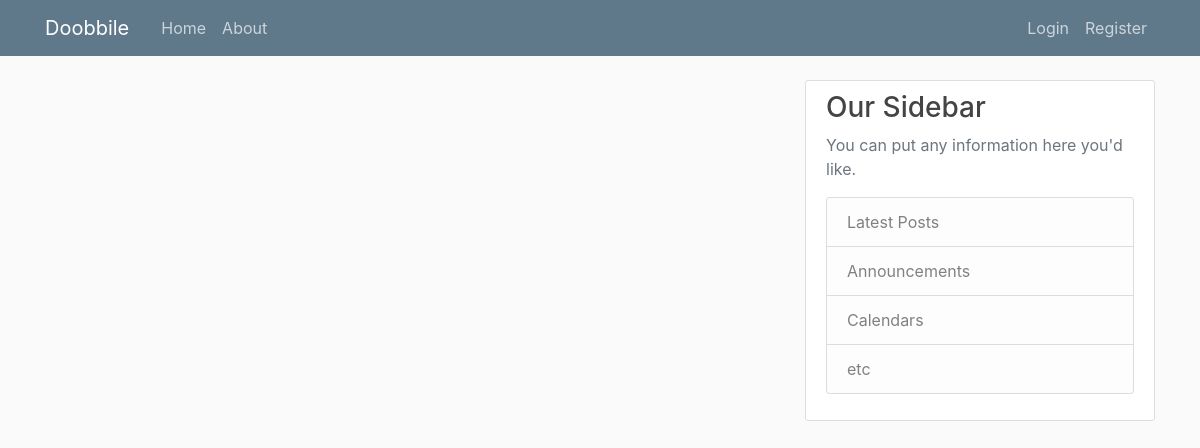
The app's page /home, older data.
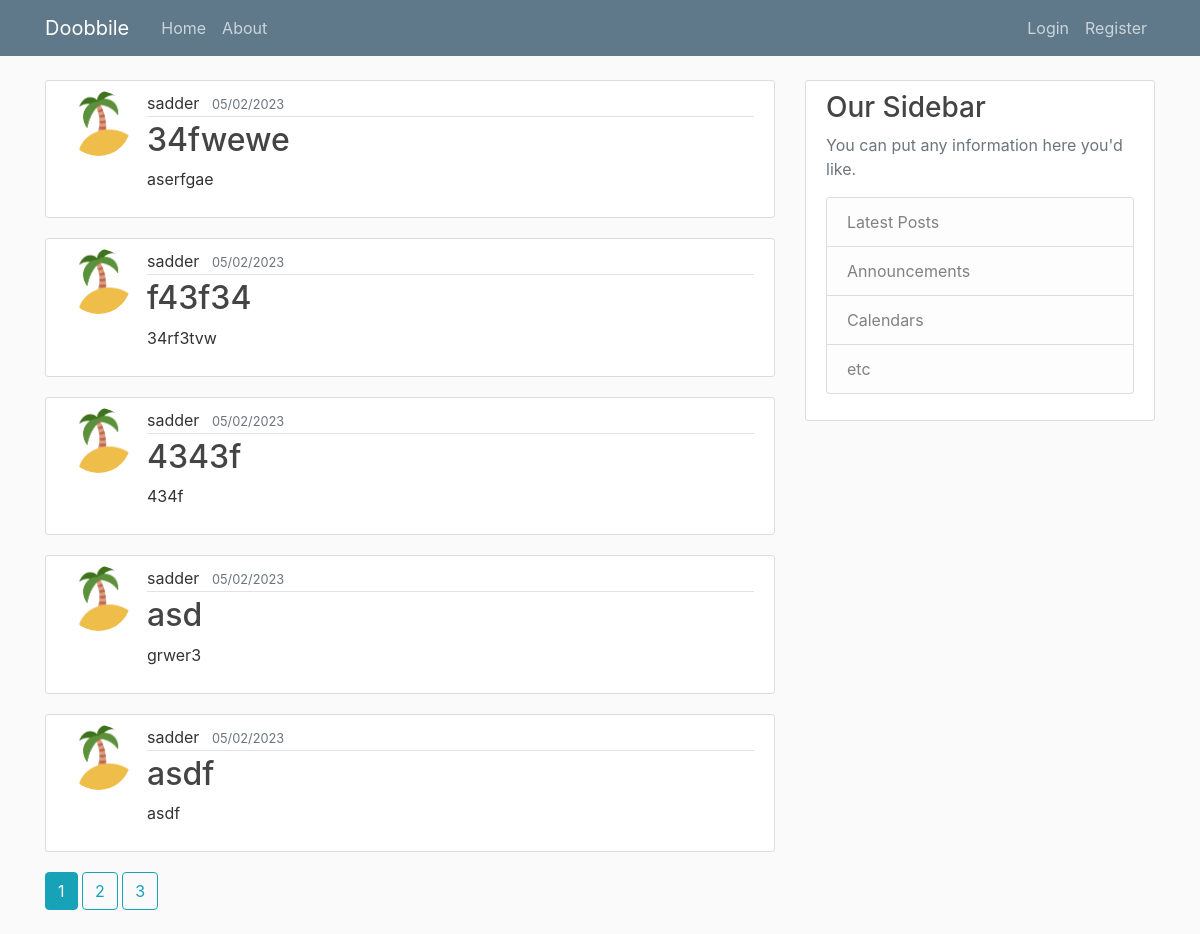
The same page, newer data.
### doobbile_app/models.py (models this page shows, shortened)
class Post(db.Model):
    id = db.Column(db.Integer, primary_key=True)
    title = db.Column(db.String(100), nullable=False)
    date_posted = db.Column(db.DateTime, nullable=False,
                            default=datetime.utcnow)
    content = db.Column(db.Text, nullable=False)
    user_id = db.Column(db.Integer, db.ForeignKey("user.id"), nullable=False)

class User(db.Model, UserMixin):
    id = db.Column(db.Integer, primary_key=True)
    username = db.Column(db.String(20), unique=True, nullable=False)
    email = db.Column(db.String(120), unique=True, nullable=False)
    image_file = db.Column(db.String(20), nullable=False,
                           default='default.svg')
    password = db.Column(db.String(60), nullable=False)
    posts = db.relationship('Post', backref='author', lazy=True)

### doobbile_app/main/routes.py (the view)
@main.route("/")
@main.route("/home")
def home():
    page = request.args.get('page', 1, type=int)
    posts = Post.query.order_by(
        Post.date_posted.desc()).paginate(page=page, per_page=5)
    return render_template("home.html", posts=posts)

### doobbile_app/templates/home.html
{% extends "layout.html" %}
{% block content %}
    {% for post in posts.items %}
    <div class="media content-section">
      <img class="rounded-circle post-img" src="{{ url_for('static', filename ='profile_pics/' + post.author.image_file) }}">
        <div class="media-body">
          <div class="post-metadata">
            <a class="mr-2" href="{{url_for('users.user_posts', username=post.author.username)}}">{{ post.author.username }}</a>
            <small class="text-muted">{{ post.date_posted.strftime("%m/%d/%Y") }}</small>
          </div>
          <h2><a class="post-title" href="{{ url_for('posts.doobbile', post_id=post.id) }}">{{ post.title }}</a></h2>
          <p class="post-content">{{ post.content }}</p>
        </div>
    </div>
    {% endfor %}
    {% for page_num in posts.iter_pages(left_edge=1, right_edge=1, left_current=1, right_current=2) %}
      {% if page_num %}
        {% if posts.page == page_num %}
        <a class="btn btn-info mb-4" href="{{ url_for('main.home', page=page_num) }}">{{ page_num }}</a>
      {% else %}
      <a class="btn btn-outline-info mb-4" href="{{ url_for('main.home', page=page_num) }}">{{ page_num }}</a>
      {% endif %}
      {% else %}
      ...
      {% endif %}
    {% endfor%}
{% endblock content %}

### doobbile_app/templates/layout.html (shortened to what this page needs)
<html>
<head>
    <link rel="stylesheet" href="https://maxcdn.bootstrapcdn.com/bootstrap/4.0.0/css/bootstrap.min.css">
    <link rel="stylesheet" type="text/css" href="{{ url_for('static', filename='main.css') }}">
</head>
<body>
    <header class="site-header">
      <nav class="navbar navbar-expand-md navbar-dark bg-steel fixed-top">
        <div class="container">
          <a class="navbar-brand mr-4" href="/">Doobbile</a>
          <div class="collapse navbar-collapse" id="navbarToggle">
            <div class="navbar-nav mr-auto">
              <a class="nav-item nav-link" href="{{ url_for('main.home') }}">Home</a>
              <a class="nav-item nav-link" href="{{ url_for('main.about') }}">About</a>
            </div>
            <div class="navbar-nav">
            {% if current_user.is_authenticated %}
            <a class="nav-item nav-link" href="{{ url_for('posts.new_doobbile') }}">Create</a>
            <a class="nav-item nav-link" href="{{ url_for('users.account') }}">Account</a>
            <a class="nav-item nav-link" href="{{ url_for('users.logout') }}">Logout</a>
            {% else %}
              <a class="nav-item nav-link" href="{{ url_for('users.login') }}">Login</a>
              <a class="nav-item nav-link" href="{{ url_for('users.register') }}">Register</a>
            {% endif %}
            </div>
          </div>
        </div>
      </nav>
    </header>
    <main role="main" class="container">
      <div class="row">
        <div class="col-md-8">
          {% block content %}{% endblock %}
        </div>
        <div class="col-md-4">
          <div class="content-section">
            <h3>Our Sidebar</h3>
            <p class='text-muted'>You can put any information here you'd like.
              <ul class="list-group">
                <li class="list-group-item list-group-item-light">Latest Posts</li>
                <li class="list-group-item list-group-item-light">Announcements</li>
                <li class="list-group-item list-group-item-light">Calendars</li>
                <li class="list-group-item list-group-item-light">etc</li>
              </ul>
            </p>
          </div>
        </div>
      </div>
    </main>
</body>
</html>

### doobbile_app/static/main.css (style rules this page uses)
body { background: #fafafa; color: #333333; margin-top: 5rem; }
h1, h2, h3, h4, h5, h6 { color: #444444; }
.bg-steel { background-color: #5f788a; }
.site-header .navbar-nav .nav-link { color: #cbd5db; }
.content-section { background: #ffffff; padding: 10px 20px; border: 1px solid #dddddd; border-radius: 3px; margin-bottom: 20px; }
.post-title { color: #444444; }
a.post-title { text-decoration: none; }
.post-content { white-space: pre-line; }
.post-img { height: 65px; width: 65px; margin-right: 16px; }
.post-metadata { padding-bottom: 1px; margin-bottom: 4px; border-bottom: 1px solid #e3e3e3; }
.post-metadata a { color: #333; text-decoration: none; }

Row changes from the older to the newer data that the page shows:
added Post: image_file (picture), author.username "sadder", date_posted "05/02/2023", title "34fwewe", content "aserfgae"
added Post: image_file (picture), author.username "sadder", date_posted "05/02/2023", title "f43f34", content "34rf3tvw"
added Post: image_file (picture), author.username "sadder", date_posted "05/02/2023", title "4343f", content "434f"
added Post: image_file (picture), author.username "sadder", date_posted "05/02/2023", title "asd", content "grwer3"
added Post: image_file (picture), author.username "sadder", date_posted "05/02/2023", title "asdf", content "asdf"
Text that changed along with them:
new list line: "1"
new list line: "2"
new list line: "3"
